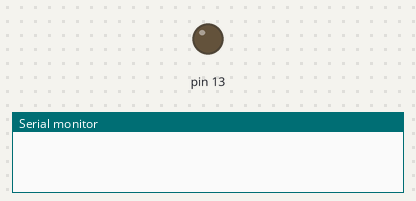
Simulated run of this sketch. Board: Arduino Uno, built with avr-gcc and run on an emulated ATmega328P. Parts: output pins drawn as LEDs (lit = HIGH), the last lines printed to the serial monitor.

Above: at 0.1 s.
At 21.7 s:
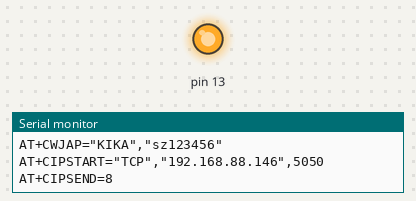
Timing chart, 0 to 23.2 s (numbered marks = the images above):
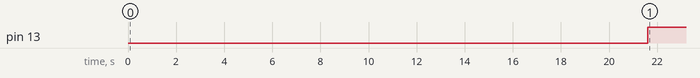

The sketch:

code.ino
```cpp
#define SSID "KIKA"
#define PASS "sz123456"

void setup() {
  pinMode(13, OUTPUT);
  digitalWrite(13, LOW);

  delay(1000);

  Serial.begin(115200);
  Serial.setTimeout(5000);

  Serial.println("AT+RST");
  delay(100);

  if(Serial.find("ready")) {
    digitalWrite(13, HIGH);
  }

}


void loop() {
  delay(1000);
  digitalWrite(13, LOW);

  if(connectWiFi()) {
    digitalWrite(13, HIGH);
  }

  digitalWrite(13, LOW);

  delay(2000);
  String cmd = "AT+CIPSTART=\"TCP\",\"192.168.88.146\",5050";
  Serial.println(cmd);
  delay(500);

  while(1) {


    if(Serial.find("Error")) {
      digitalWrite(13, LOW);

    } else {
      digitalWrite(13, HIGH);
      cmd = "ZDRAVO!";

      Serial.print("AT+CIPSEND=");
      Serial.println(cmd.length()+1);
      delay(100);
      if(Serial.find(">")) {
	Serial.println(cmd);
      } else {
	Serial.println("AT+CIPCLOSE");
      }
    }

    // Close the TCP connection.
    //Serial.println("AT+CIPCLOSE");

  }

}


boolean connectWiFi() {
  Serial.println("AT+CWMODE=1");
  String cmd="AT+CWJAP=\"";
  cmd+=SSID;
  cmd+="\",\"";
  cmd+=PASS;
  cmd+="\"";

  Serial.println(cmd);
  delay(2000);

  if(Serial.find("OK")) {
    return true;
  } else {
    return false;
  }
}
```

Measured:
- by itself, pin 13: LOW → HIGH at 21.6 s
